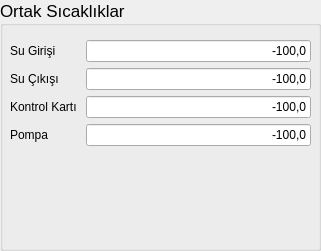
     <widget class="QGroupBox" name="OrtakSicakliklar">
      <property name="geometry">
       <rect>
        <x>720</x>
        <y>40</y>
        <width>321</width>
        <height>251</height>
       </rect>
      </property>
      <property name="font">
       <font>
        <pointsize>13</pointsize>
       </font>
      </property>
      <property name="title">
       <string>Ortak Sıcaklıklar</string>
      </property>
      <widget class="QWidget" name="layoutWidget">
       <property name="geometry">
        <rect>
         <x>10</x>
         <y>40</y>
         <width>301</width>
         <height>191</height>
        </rect>
       </property>
       <layout class="QFormLayout" name="formLayout">
        <property name="horizontalSpacing">
         <number>9</number>
        </property>
        <item row="0" column="0">
         <widget class="QLabel" name="Sugirisi">
          <property name="font">
           <font>
            <pointsize>9</pointsize>
           </font>
          </property>
          <property name="text">
           <string>Su Girişi</string>
          </property>
         </widget>
        </item>
        <item row="0" column="1">
         <widget class="QLineEdit" name="lineEdit_48">
          <property name="font">
           <font>
            <pointsize>9</pointsize>
           </font>
          </property>
          <property name="text">
           <string>-100,0</string>
          </property>
          <property name="alignment">
           <set>Qt::AlignRight|Qt::AlignTrailing|Qt::AlignVCenter</set>
          </property>
         </widget>
        </item>
        <item row="1" column="0">
         <widget class="QLabel" name="sucikisi">
          <property name="font">
           <font>
            <pointsize>9</pointsize>
           </font>
          </property>
          <property name="text">
           <string>Su Çıkışı</string>
          </property>
         </widget>
        </item>
        <item row="1" column="1">
         <widget class="QLineEdit" name="lineEdit_49">
          <property name="font">
           <font>
            <pointsize>9</pointsize>
           </font>
          </property>
          <property name="text">
           <string>-100,0</string>
          </property>
          <property name="alignment">
           <set>Qt::AlignRight|Qt::AlignTrailing|Qt::AlignVCenter</set>
          </property>
         </widget>
        </item>
        <item row="2" column="0">
         <widget class="QLabel" name="kontrolkarti">
          <property name="font">
           <font>
            <pointsize>9</pointsize>
           </font>
          </property>
          <property name="text">
           <string>Kontrol Kartı</string>
          </property>
         </widget>
        </item>
        <item row="2" column="1">
         <widget class="QLineEdit" name="lineEdit_50">
          <property name="font">
           <font>
            <pointsize>9</pointsize>
           </font>
          </property>
          <property name="text">
           <string>-100,0</string>
          </property>
          <property name="alignment">
           <set>Qt::AlignRight|Qt::AlignTrailing|Qt::AlignVCenter</set>
          </property>
         </widget>
        </item>
        <item row="3" column="1">
         <widget class="QLineEdit" name="lineEdit_51">
          <property name="font">
           <font>
            <pointsize>9</pointsize>
           </font>
          </property>
          <property name="text">
           <string>-100,0</string>
          </property>
          <property name="alignment">
           <set>Qt::AlignRight|Qt::AlignTrailing|Qt::AlignVCenter</set>
          </property>
         </widget>
        </item>
        <item row="3" column="0">
         <widget class="QLabel" name="pompa">
          <property name="font">
           <font>
            <pointsize>9</pointsize>
           </font>
          </property>
          <property name="text">
           <string>Pompa</string>
          </property>
         </widget>
        </item>
       </layout>
      </widget>
     </widget>
